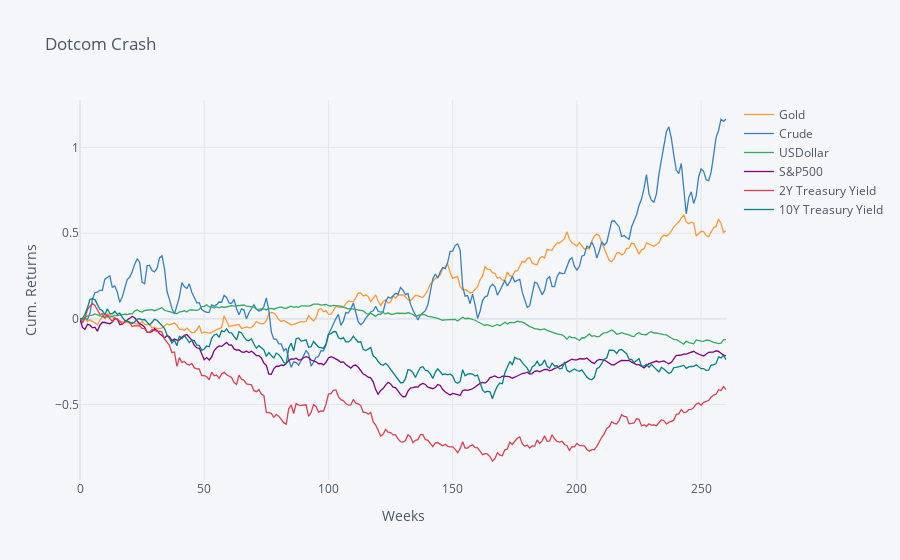

This figure's notebook cell:
### Code cell
# PLOT WITH SLIDERS
import cufflinks as cf
from plotly.offline import download_plotlyjs, init_notebook_mode, plot, iplot
init_notebook_mode(connected = True)
cf.go_offline()
import chart_studio.plotly as py
data_2000.iplot(kind = 'line', yTitle = 'Cum. Returns', xTitle = 'Weeks', title = 'Dotcom Crash')

### Figure 1 — Plotly figure (JSON) as saved in the notebook; plotly's stock layout.template omitted (floating-point values rounded to 4 significant figures; data arrays with more than 128 entries replaced by an {"elided": "..."} marker saying what was removed)
{"data": [{"line": {"color": "rgba(255, 153, 51, 1.0)", "dash": "solid", "shape": "linear", "width": 1.3}, "mode": "lines", "name": "Gold", "text": "", "type": "scatter", "x": {"elided": "261 int values"}, "y": {"elided": "261 float values"}}, {"line": {"color": "rgba(55, 128, 191, 1.0)", "dash": "solid", "shape": "linear", "width": 1.3}, "mode": "lines", "name": "Crude", "text": "", "type": "scatter", "x": {"elided": "261 int values"}, "y": {"elided": "261 float values"}}, {"line": {"color": "rgba(50, 171, 96, 1.0)", "dash": "solid", "shape": "linear", "width": 1.3}, "mode": "lines", "name": "USDollar", "text": "", "type": "scatter", "x": {"elided": "261 int values"}, "y": {"elided": "261 float values"}}, {"line": {"color": "rgba(128, 0, 128, 1.0)", "dash": "solid", "shape": "linear", "width": 1.3}, "mode": "lines", "name": "S&P500", "text": "", "type": "scatter", "x": {"elided": "261 int values"}, "y": {"elided": "261 float values"}}, {"line": {"color": "rgba(219, 64, 82, 1.0)", "dash": "solid", "shape": "linear", "width": 1.3}, "mode": "lines", "name": "2Y Treasury Yield", "text": "", "type": "scatter", "x": {"elided": "261 int values"}, "y": {"elided": "261 float values"}}, {"line": {"color": "rgba(0, 128, 128, 1.0)", "dash": "solid", "shape": "linear", "width": 1.3}, "mode": "lines", "name": "10Y Treasury Yield", "text": "", "type": "scatter", "x": {"elided": "261 int values"}, "y": {"elided": "261 float values"}}], "layout": {"legend": {"bgcolor": "#F5F6F9", "font": {"color": "#4D5663"}}, "paper_bgcolor": "#F5F6F9", "plot_bgcolor": "#F5F6F9", "title": {"font": {"color": "#4D5663"}, "text": "Dotcom Crash"}, "xaxis": {"gridcolor": "#E1E5ED", "showgrid": true, "tickfont": {"color": "#4D5663"}, "title": {"font": {"color": "#4D5663"}, "text": "Weeks"}, "zerolinecolor": "#E1E5ED"}, "yaxis": {"gridcolor": "#E1E5ED", "showgrid": true, "tickfont": {"color": "#4D5663"}, "title": {"font": {"color": "#4D5663"}, "text": "Cum. Returns"}, "zerolinecolor": "#E1E5ED"}}}
